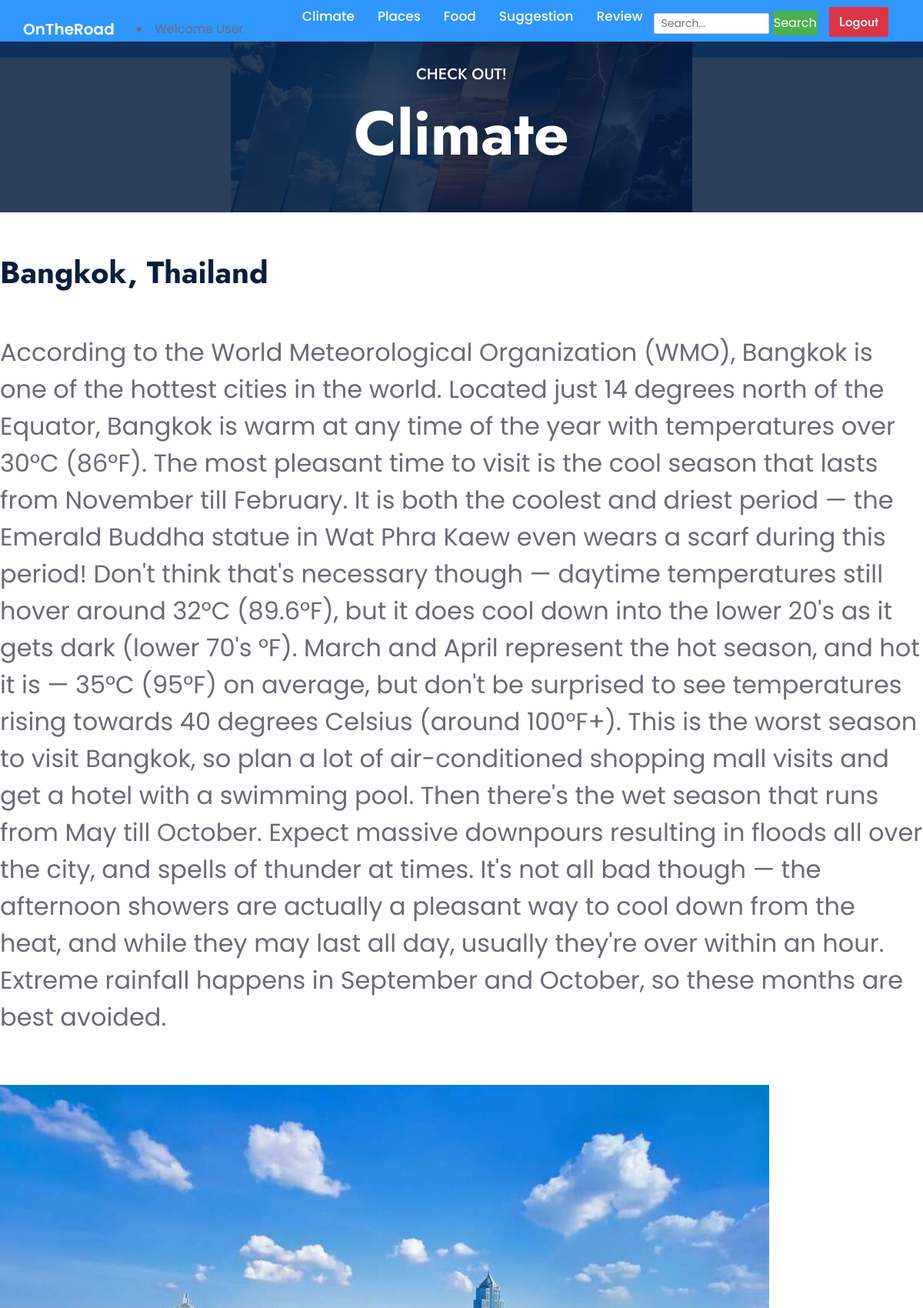
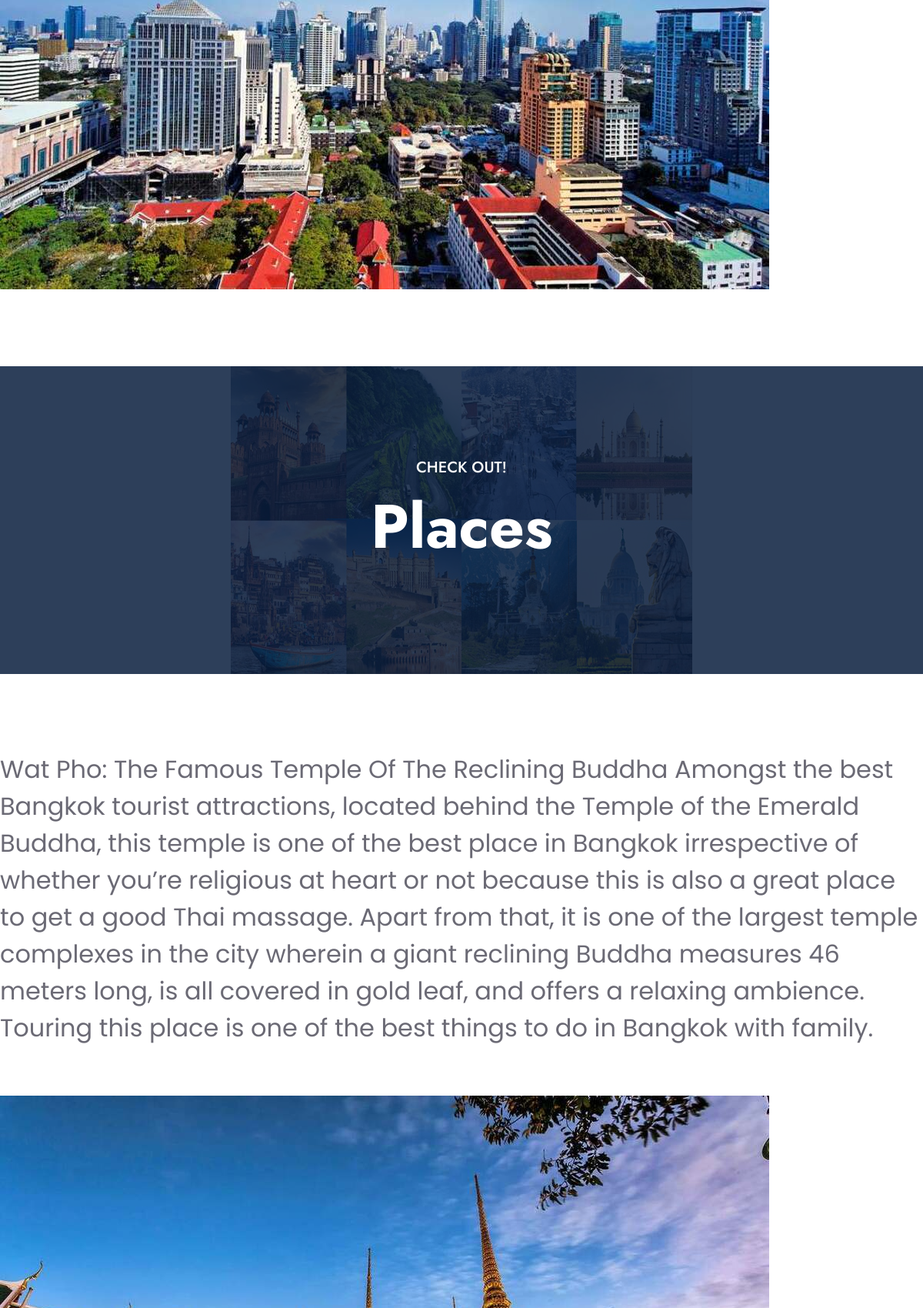
Screenshot of /user.php (signed in, upper part) with the database file from the repository (2 pictures, top to bottom).
### tables this page shows
CREATE TABLE `travel` (
  `id` int(11) NOT NULL,
  `Country` varchar(255) NOT NULL,
  `City` varchar(255) NOT NULL,
  `Label` text NOT NULL,
  `Content` varchar(10000) NOT NULL,
  `image_file` varchar(255) NOT NULL
);

### user.php (the view, shortened to what this page needs)
<?php
    include_once 'db_conn.php';
?>
<!DOCTYPE html>
<html lang="en" dir="ltr">
  <head>
 <link rel="stylesheet" href="style0.css">
    <link rel="stylesheet" href="https://cdnjs.cloudflare.com/ajax/libs/font-awesome/5.15.2/css/all.min.css"/>
   </head>
<body>
  <nav>
    <div class="navbar">
      <div class="logo"><a href="user.php">OnTheRoad</a></div>
      <li>Welcome User</li>
      <ul class="menu">
        <li><a href="#Weather">Climate</a></li>
        <li><a href="#place">Places</a></li>
        <li><a href="#food_s">Food</a></li>
        <li><a href="#Suggestion">Suggestion</a></li>
        <li><a href="#Review">Review</a></li>
        <form method="GET" action="searchuser.php">
            <input type="text" name="query" placeholder="Search...">
            <button type="submit">Search</button>
        </form>
        <li><a href="logout.php" class="btn btn-danger">Logout</a></li>
      </ul>
    </div>
  </nav>
    <section id="Weather">
        <?php include 'Weather.php'; ?>
    </section>
    <?php
          $sql = "SELECT * FROM travel WHERE City = 'Bangkok' AND Label = 'Climate';";
          $result = mysqli_query($conn, $sql);
          $resultCheck = mysqli_num_rows($result);
          if ($resultCheck > 0) {
            while ($row = mysqli_fetch_assoc($result)) {
              echo "<h1>" . $row['City'] . ", " . $row['Country'] . "<br><br>" . "</h1>";
              echo "<p style='font-size:200%'>" . $row['Content'] . "<br><br>" . "</p>";
              $image_path = 'tmp/'.$row["image_file"];
              echo '<img src="' . $image_path . '" alt="Image Description">';
            }
          }
    ?>
    <section id="place">
        <?php include 'place.php'; ?>
    </section>
    <?php
          $sql = "SELECT * FROM travel WHERE City = 'Bangkok' AND Label = 'Places';";
          $result = mysqli_query($conn, $sql);
          $resultCheck = mysqli_num_rows($result);
          if ($resultCheck > 0) {
            while ($row = mysqli_fetch_assoc($result)) {
              echo "<p style='font-size:200%'>" . $row['Content'] . "<br><br>" . "</p>";
              $image_path = 'tmp/'.$row["image_file"];
              echo '<img src="' . $image_path . '" alt="Image Description"> . "<br><br><br><br><br>"';
            }
          }
    ?>
        <?php include 'food.php'; ?>
    <?php
          $sql = "SELECT * FROM travel WHERE City = 'Bangkok' AND Label = 'Food';";
          $result = mysqli_query($conn, $sql);
          $resultCheck = mysqli_num_rows($result);
          if ($resultCheck > 0) {
            while ($row = mysqli_fetch_assoc($result)) {
              $image_path = 'tmp/'.$row["image_file"];
              echo '<img src="' . $image_path . '" alt="Image Description"> . "<br><br><br><br><br>"';
            }
          }
    ?>
        <?php include 'Suggestion.php'; ?>
        <?php include 'review.php'; ?>
</body>
</html>

### style0.css (style rules this page uses)
* { margin: 0; padding: 0; box-sizing: border-box; font-family: 'Poppins',sans-serif; scroll-behavior: smooth; }
nav { position: absolute; left: 0; top: 0; width: 100%; height: 75px; background: rgb(47, 151, 255); box-shadow: 0 5px 10px rgba(0, 0, 0, 0.1); }
nav .navbar { display: flex; align-items: center; justify-content: space-between; height: 100%; max-width: 95%; background: rgb(47, 151, 255); margin: auto; }
nav .navbar .logo a { color: #fff; font-size: 20px; font-weight: 600; text-decoration: none; }
nav .navbar .menu { display: flex; }
.navbar .menu li { list-style: none; margin: 0 15px; }
.navbar .menu li a { color: #fff; font-size: 17px; font-weight: 500; text-decoration: none; }
section { display: flex; height: 100vh; width: 100%; align-items: center; justify-content: center; color: #96c7e8; font-size: 70px; }
input[type="text"] { padding: 2px 8px; border: 0.8px solid #ccc; border-radius: 2px; font-size: 14px; width: 150px; }
button[type="submit"] { background-color: #4CAF50; color: white; padding: 4px 1px; border: none; border-radius: 2px; cursor: pointer; }
form { text-align: right; margin: 5px auto; }

### css/style.css (style rules this page uses)
:root { --primary: #06A3DA; --secondary: #F57E57; --light: #EEF9FF; --dark: #091E3E; }
h1, h2, .font-weight-bold { font-weight: 700 !important; }
.btn { font-family: 'Jost', sans-serif; font-weight: 600; transition: .5s; }

### rows the page displays
travel: City "Bangkok", Country "Thailand", Content "According to the World Meteorological Organization (WMO), Bangkok is one of the hottest cities in the world. Located just 14 degrees north of the Equator, Bangkok is warm at any time of the year with temperatures over 30°C (86°F). The most pleasant time to visit is the cool season that lasts from November till February. It is both the coolest and driest period — the Emerald Buddha statue in Wat Phra Kaew even wears a scarf during this period! Don't think that's necessary though — daytime temperatures still hover around 32°C (89.6°F), but it does cool down into the lower 20's as it gets dark (lower 70's °F). March and April represent the hot season, and hot it is — 35°C (95°F) on average,…", image_file (picture)
travel: Content "Wat Pho: The Famous Temple Of The Reclining Buddha Amongst the best Bangkok tourist attractions, located behind the Temple of the Emerald Buddha, this temple is one of the best place in Bangkok irrespective of whether you’re religious at heart or not because this is also a great place to get a good Thai massage. Apart from that, it is one of the largest temple complexes in the city wherein a giant reclining Buddha measures 46 meters long, is all covered in gold leaf, and offers a relaxing ambience. Touring this place is one of the best things to do in Bangkok with family.", image_file (picture)
